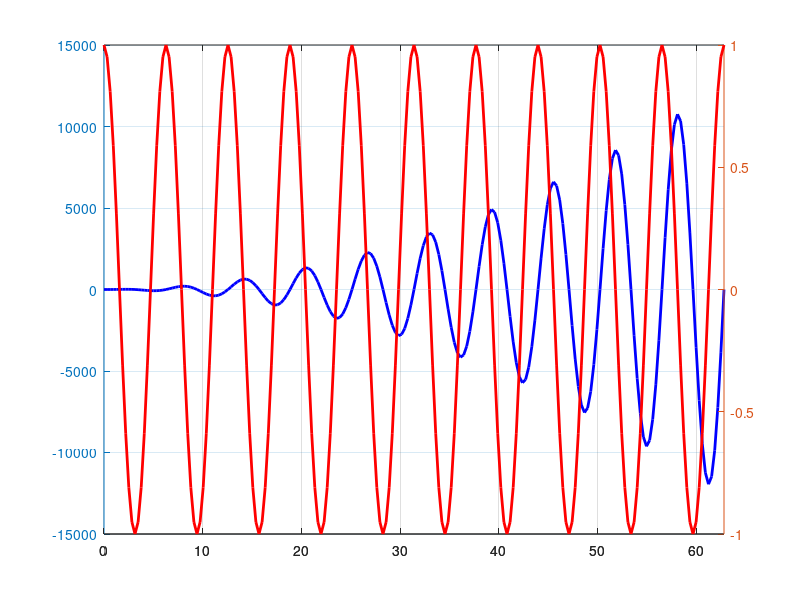

This figure's MATLAB source:
x = 0;
y = (x.^2).*sin(x);
z = cos(x);
[AX,h1ine1,hline2] = plotyy(x,y,x,z);
grid on;

for t = 1: 200
    x = [x (pi/10)*t];
    y = [y ((pi/10)*t.^2).*sin((pi/10)*t)];
    z = [z  cos((pi/10)*t)]; 
    [AX,h1ine1,hline2] = plotyy(x,y,x,z);
    grid on;
    set(h1ine1,'LineWidth',2 ,'color','b');
    set(hline2,'LineWidth',2 ,'color','r');  
    drawnow
    pause(0.01);
end


